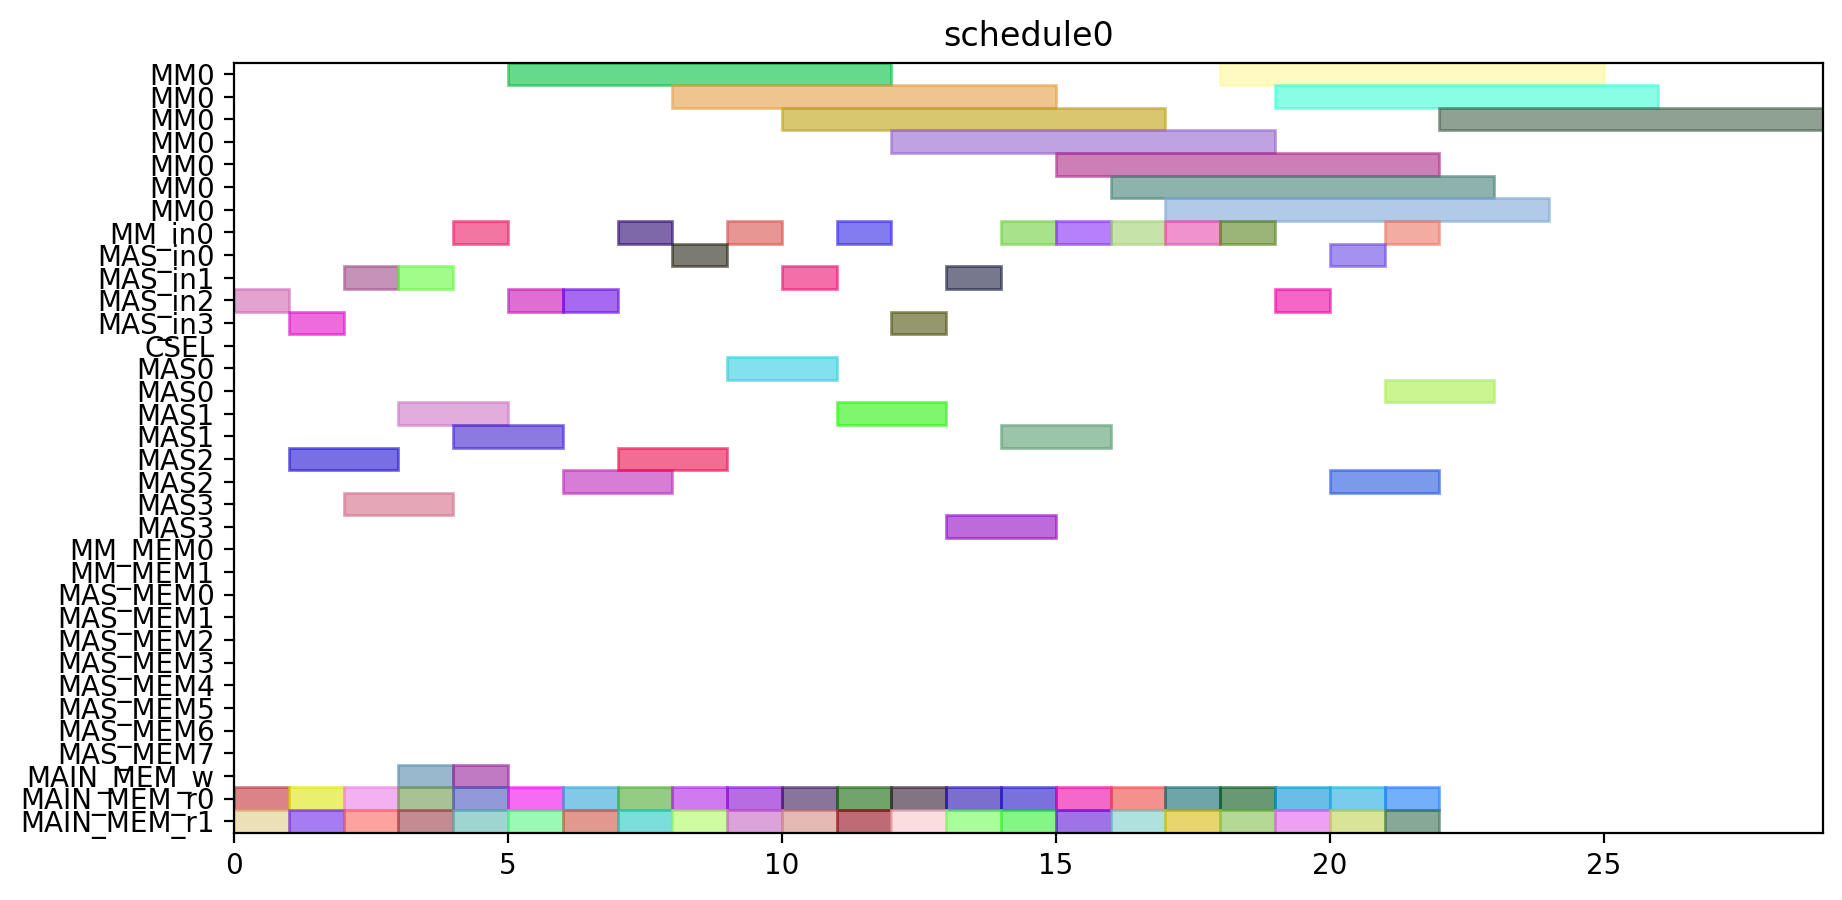

Source code (Python):
from pyschedule import Scenario, solvers, plotters, alt


def solve():
	horizon = 120
	S = Scenario("schedule0", horizon=horizon)

	# resource
	MM = S.Resources('MM', num=1, size=7)
	MM_in = S.Resources('MM_in', num=1)
	MAS_in = S.Resources('MAS_in', num=4)
	CSEL = S.Resource('CSEL')
	MAS = S.Resources('MAS', num=4, size=2, periods=range(1, horizon))
	MM_MEM = S.Resources('MM_MEM', num=2)
	MAS_MEM = S.Resources('MAS_MEM', num=8)
	MAIN_MEM_w = S.Resource('MAIN_MEM_w', size=1)
	MAIN_MEM_r = S.Resources('MAIN_MEM_r', num=2)

	# result of previous scheduling

	# new tasks
	c10_t0 = S.Task('c10_t0', length=7, delay_cost=1)
	c10_t0 += alt(MM)
	c10_t0_in = S.Task('c10_t0_in', length=1, delay_cost=1)
	c10_t0_in += alt(MM_in)
	S += c10_t0_in*MM_in[0]<=c10_t0*MM[0]
	c10_t0_mem0 = S.Task('c10_t0_mem0', length=1, delay_cost=1)
	c10_t0_mem0 += MAIN_MEM_r[0]
	S += c10_t0_mem0 <= c10_t0

	c10_t0_mem1 = S.Task('c10_t0_mem1', length=1, delay_cost=1)
	c10_t0_mem1 += MAIN_MEM_r[1]
	S += c10_t0_mem1 <= c10_t0

	c10_t1 = S.Task('c10_t1', length=7, delay_cost=1)
	c10_t1 += alt(MM)
	c10_t1_in = S.Task('c10_t1_in', length=1, delay_cost=1)
	c10_t1_in += alt(MM_in)
	S += c10_t1_in*MM_in[0]<=c10_t1*MM[0]
	c10_t1_mem0 = S.Task('c10_t1_mem0', length=1, delay_cost=1)
	c10_t1_mem0 += MAIN_MEM_r[0]
	S += c10_t1_mem0 <= c10_t1

	c10_t1_mem1 = S.Task('c10_t1_mem1', length=1, delay_cost=1)
	c10_t1_mem1 += MAIN_MEM_r[1]
	S += c10_t1_mem1 <= c10_t1

	c10_t2 = S.Task('c10_t2', length=2, delay_cost=1)
	c10_t2 += alt(MAS)
	c10_t2_in = S.Task('c10_t2_in', length=1, delay_cost=1)
	c10_t2_in += alt(MAS_in)
	S += c10_t2_in*MAS_in[0]<=c10_t2*MAS[0]

	S += c10_t2_in*MAS_in[1]<=c10_t2*MAS[1]

	S += c10_t2_in*MAS_in[2]<=c10_t2*MAS[2]

	S += c10_t2_in*MAS_in[3]<=c10_t2*MAS[3]

	c10_t2_mem0 = S.Task('c10_t2_mem0', length=1, delay_cost=1)
	c10_t2_mem0 += MAIN_MEM_r[0]
	S += c10_t2_mem0 <= c10_t2

	c10_t2_mem1 = S.Task('c10_t2_mem1', length=1, delay_cost=1)
	c10_t2_mem1 += MAIN_MEM_r[1]
	S += c10_t2_mem1 <= c10_t2

	c10_t3 = S.Task('c10_t3', length=2, delay_cost=1)
	c10_t3 += alt(MAS)
	c10_t3_in = S.Task('c10_t3_in', length=1, delay_cost=1)
	c10_t3_in += alt(MAS_in)
	S += c10_t3_in*MAS_in[0]<=c10_t3*MAS[0]

	S += c10_t3_in*MAS_in[1]<=c10_t3*MAS[1]

	S += c10_t3_in*MAS_in[2]<=c10_t3*MAS[2]

	S += c10_t3_in*MAS_in[3]<=c10_t3*MAS[3]

	c10_t3_mem0 = S.Task('c10_t3_mem0', length=1, delay_cost=1)
	c10_t3_mem0 += MAIN_MEM_r[0]
	S += c10_t3_mem0 <= c10_t3

	c10_t3_mem1 = S.Task('c10_t3_mem1', length=1, delay_cost=1)
	c10_t3_mem1 += MAIN_MEM_r[1]
	S += c10_t3_mem1 <= c10_t3

	c20_t0 = S.Task('c20_t0', length=7, delay_cost=1)
	c20_t0 += alt(MM)
	c20_t0_in = S.Task('c20_t0_in', length=1, delay_cost=1)
	c20_t0_in += alt(MM_in)
	S += c20_t0_in*MM_in[0]<=c20_t0*MM[0]
	c20_t0_mem0 = S.Task('c20_t0_mem0', length=1, delay_cost=1)
	c20_t0_mem0 += MAIN_MEM_r[0]
	S += c20_t0_mem0 <= c20_t0

	c20_t0_mem1 = S.Task('c20_t0_mem1', length=1, delay_cost=1)
	c20_t0_mem1 += MAIN_MEM_r[1]
	S += c20_t0_mem1 <= c20_t0

	c20_t1 = S.Task('c20_t1', length=7, delay_cost=1)
	c20_t1 += alt(MM)
	c20_t1_in = S.Task('c20_t1_in', length=1, delay_cost=1)
	c20_t1_in += alt(MM_in)
	S += c20_t1_in*MM_in[0]<=c20_t1*MM[0]
	c20_t1_mem0 = S.Task('c20_t1_mem0', length=1, delay_cost=1)
	c20_t1_mem0 += MAIN_MEM_r[0]
	S += c20_t1_mem0 <= c20_t1

	c20_t1_mem1 = S.Task('c20_t1_mem1', length=1, delay_cost=1)
	c20_t1_mem1 += MAIN_MEM_r[1]
	S += c20_t1_mem1 <= c20_t1

	c20_t2 = S.Task('c20_t2', length=2, delay_cost=1)
	c20_t2 += alt(MAS)
	c20_t2_in = S.Task('c20_t2_in', length=1, delay_cost=1)
	c20_t2_in += alt(MAS_in)
	S += c20_t2_in*MAS_in[0]<=c20_t2*MAS[0]

	S += c20_t2_in*MAS_in[1]<=c20_t2*MAS[1]

	S += c20_t2_in*MAS_in[2]<=c20_t2*MAS[2]

	S += c20_t2_in*MAS_in[3]<=c20_t2*MAS[3]

	c20_t2_mem0 = S.Task('c20_t2_mem0', length=1, delay_cost=1)
	c20_t2_mem0 += MAIN_MEM_r[0]
	S += c20_t2_mem0 <= c20_t2

	c20_t2_mem1 = S.Task('c20_t2_mem1', length=1, delay_cost=1)
	c20_t2_mem1 += MAIN_MEM_r[1]
	S += c20_t2_mem1 <= c20_t2

	c20_t3 = S.Task('c20_t3', length=2, delay_cost=1)
	c20_t3 += alt(MAS)
	c20_t3_in = S.Task('c20_t3_in', length=1, delay_cost=1)
	c20_t3_in += alt(MAS_in)
	S += c20_t3_in*MAS_in[0]<=c20_t3*MAS[0]

	S += c20_t3_in*MAS_in[1]<=c20_t3*MAS[1]

	S += c20_t3_in*MAS_in[2]<=c20_t3*MAS[2]

	S += c20_t3_in*MAS_in[3]<=c20_t3*MAS[3]

	c20_t3_mem0 = S.Task('c20_t3_mem0', length=1, delay_cost=1)
	c20_t3_mem0 += MAIN_MEM_r[0]
	S += c20_t3_mem0 <= c20_t3

	c20_t3_mem1 = S.Task('c20_t3_mem1', length=1, delay_cost=1)
	c20_t3_mem1 += MAIN_MEM_r[1]
	S += c20_t3_mem1 <= c20_t3

	c01_t0 = S.Task('c01_t0', length=7, delay_cost=1)
	c01_t0 += alt(MM)
	c01_t0_in = S.Task('c01_t0_in', length=1, delay_cost=1)
	c01_t0_in += alt(MM_in)
	S += c01_t0_in*MM_in[0]<=c01_t0*MM[0]
	c01_t0_mem0 = S.Task('c01_t0_mem0', length=1, delay_cost=1)
	c01_t0_mem0 += MAIN_MEM_r[0]
	S += c01_t0_mem0 <= c01_t0

	c01_t0_mem1 = S.Task('c01_t0_mem1', length=1, delay_cost=1)
	c01_t0_mem1 += MAIN_MEM_r[1]
	S += c01_t0_mem1 <= c01_t0

	c01_t1 = S.Task('c01_t1', length=7, delay_cost=1)
	c01_t1 += alt(MM)
	c01_t1_in = S.Task('c01_t1_in', length=1, delay_cost=1)
	c01_t1_in += alt(MM_in)
	S += c01_t1_in*MM_in[0]<=c01_t1*MM[0]
	c01_t1_mem0 = S.Task('c01_t1_mem0', length=1, delay_cost=1)
	c01_t1_mem0 += MAIN_MEM_r[0]
	S += c01_t1_mem0 <= c01_t1

	c01_t1_mem1 = S.Task('c01_t1_mem1', length=1, delay_cost=1)
	c01_t1_mem1 += MAIN_MEM_r[1]
	S += c01_t1_mem1 <= c01_t1

	c01_t2 = S.Task('c01_t2', length=2, delay_cost=1)
	c01_t2 += alt(MAS)
	c01_t2_in = S.Task('c01_t2_in', length=1, delay_cost=1)
	c01_t2_in += alt(MAS_in)
	S += c01_t2_in*MAS_in[0]<=c01_t2*MAS[0]

	S += c01_t2_in*MAS_in[1]<=c01_t2*MAS[1]

	S += c01_t2_in*MAS_in[2]<=c01_t2*MAS[2]

	S += c01_t2_in*MAS_in[3]<=c01_t2*MAS[3]

	c01_t2_mem0 = S.Task('c01_t2_mem0', length=1, delay_cost=1)
	c01_t2_mem0 += MAIN_MEM_r[0]
	S += c01_t2_mem0 <= c01_t2

	c01_t2_mem1 = S.Task('c01_t2_mem1', length=1, delay_cost=1)
	c01_t2_mem1 += MAIN_MEM_r[1]
	S += c01_t2_mem1 <= c01_t2

	c01_t3 = S.Task('c01_t3', length=2, delay_cost=1)
	c01_t3 += alt(MAS)
	c01_t3_in = S.Task('c01_t3_in', length=1, delay_cost=1)
	c01_t3_in += alt(MAS_in)
	S += c01_t3_in*MAS_in[0]<=c01_t3*MAS[0]

	S += c01_t3_in*MAS_in[1]<=c01_t3*MAS[1]

	S += c01_t3_in*MAS_in[2]<=c01_t3*MAS[2]

	S += c01_t3_in*MAS_in[3]<=c01_t3*MAS[3]

	c01_t3_mem0 = S.Task('c01_t3_mem0', length=1, delay_cost=1)
	c01_t3_mem0 += MAIN_MEM_r[0]
	S += c01_t3_mem0 <= c01_t3

	c01_t3_mem1 = S.Task('c01_t3_mem1', length=1, delay_cost=1)
	c01_t3_mem1 += MAIN_MEM_r[1]
	S += c01_t3_mem1 <= c01_t3

	c11_t0 = S.Task('c11_t0', length=7, delay_cost=1)
	c11_t0 += alt(MM)
	c11_t0_in = S.Task('c11_t0_in', length=1, delay_cost=1)
	c11_t0_in += alt(MM_in)
	S += c11_t0_in*MM_in[0]<=c11_t0*MM[0]
	c11_t0_mem0 = S.Task('c11_t0_mem0', length=1, delay_cost=1)
	c11_t0_mem0 += MAIN_MEM_r[0]
	S += c11_t0_mem0 <= c11_t0

	c11_t0_mem1 = S.Task('c11_t0_mem1', length=1, delay_cost=1)
	c11_t0_mem1 += MAIN_MEM_r[1]
	S += c11_t0_mem1 <= c11_t0

	c11_t1 = S.Task('c11_t1', length=7, delay_cost=1)
	c11_t1 += alt(MM)
	c11_t1_in = S.Task('c11_t1_in', length=1, delay_cost=1)
	c11_t1_in += alt(MM_in)
	S += c11_t1_in*MM_in[0]<=c11_t1*MM[0]
	c11_t1_mem0 = S.Task('c11_t1_mem0', length=1, delay_cost=1)
	c11_t1_mem0 += MAIN_MEM_r[0]
	S += c11_t1_mem0 <= c11_t1

	c11_t1_mem1 = S.Task('c11_t1_mem1', length=1, delay_cost=1)
	c11_t1_mem1 += MAIN_MEM_r[1]
	S += c11_t1_mem1 <= c11_t1

	c11_t2 = S.Task('c11_t2', length=2, delay_cost=1)
	c11_t2 += alt(MAS)
	c11_t2_in = S.Task('c11_t2_in', length=1, delay_cost=1)
	c11_t2_in += alt(MAS_in)
	S += c11_t2_in*MAS_in[0]<=c11_t2*MAS[0]

	S += c11_t2_in*MAS_in[1]<=c11_t2*MAS[1]

	S += c11_t2_in*MAS_in[2]<=c11_t2*MAS[2]

	S += c11_t2_in*MAS_in[3]<=c11_t2*MAS[3]

	c11_t2_mem0 = S.Task('c11_t2_mem0', length=1, delay_cost=1)
	c11_t2_mem0 += MAIN_MEM_r[0]
	S += c11_t2_mem0 <= c11_t2

	c11_t2_mem1 = S.Task('c11_t2_mem1', length=1, delay_cost=1)
	c11_t2_mem1 += MAIN_MEM_r[1]
	S += c11_t2_mem1 <= c11_t2

	c11_t3 = S.Task('c11_t3', length=2, delay_cost=1)
	c11_t3 += alt(MAS)
	c11_t3_in = S.Task('c11_t3_in', length=1, delay_cost=1)
	c11_t3_in += alt(MAS_in)
	S += c11_t3_in*MAS_in[0]<=c11_t3*MAS[0]

	S += c11_t3_in*MAS_in[1]<=c11_t3*MAS[1]

	S += c11_t3_in*MAS_in[2]<=c11_t3*MAS[2]

	S += c11_t3_in*MAS_in[3]<=c11_t3*MAS[3]

	c11_t3_mem0 = S.Task('c11_t3_mem0', length=1, delay_cost=1)
	c11_t3_mem0 += MAIN_MEM_r[0]
	S += c11_t3_mem0 <= c11_t3

	c11_t3_mem1 = S.Task('c11_t3_mem1', length=1, delay_cost=1)
	c11_t3_mem1 += MAIN_MEM_r[1]
	S += c11_t3_mem1 <= c11_t3

	c21_t0 = S.Task('c21_t0', length=7, delay_cost=1)
	c21_t0 += alt(MM)
	c21_t0_in = S.Task('c21_t0_in', length=1, delay_cost=1)
	c21_t0_in += alt(MM_in)
	S += c21_t0_in*MM_in[0]<=c21_t0*MM[0]
	c21_t0_mem0 = S.Task('c21_t0_mem0', length=1, delay_cost=1)
	c21_t0_mem0 += MAIN_MEM_r[0]
	S += c21_t0_mem0 <= c21_t0

	c21_t0_mem1 = S.Task('c21_t0_mem1', length=1, delay_cost=1)
	c21_t0_mem1 += MAIN_MEM_r[1]
	S += c21_t0_mem1 <= c21_t0

	c21_t1 = S.Task('c21_t1', length=7, delay_cost=1)
	c21_t1 += alt(MM)
	c21_t1_in = S.Task('c21_t1_in', length=1, delay_cost=1)
	c21_t1_in += alt(MM_in)
	S += c21_t1_in*MM_in[0]<=c21_t1*MM[0]
	c21_t1_mem0 = S.Task('c21_t1_mem0', length=1, delay_cost=1)
	c21_t1_mem0 += MAIN_MEM_r[0]
	S += c21_t1_mem0 <= c21_t1

	c21_t1_mem1 = S.Task('c21_t1_mem1', length=1, delay_cost=1)
	c21_t1_mem1 += MAIN_MEM_r[1]
	S += c21_t1_mem1 <= c21_t1

	c21_t2 = S.Task('c21_t2', length=2, delay_cost=1)
	c21_t2 += alt(MAS)
	c21_t2_in = S.Task('c21_t2_in', length=1, delay_cost=1)
	c21_t2_in += alt(MAS_in)
	S += c21_t2_in*MAS_in[0]<=c21_t2*MAS[0]

	S += c21_t2_in*MAS_in[1]<=c21_t2*MAS[1]

	S += c21_t2_in*MAS_in[2]<=c21_t2*MAS[2]

	S += c21_t2_in*MAS_in[3]<=c21_t2*MAS[3]

	c21_t2_mem0 = S.Task('c21_t2_mem0', length=1, delay_cost=1)
	c21_t2_mem0 += MAIN_MEM_r[0]
	S += c21_t2_mem0 <= c21_t2

	c21_t2_mem1 = S.Task('c21_t2_mem1', length=1, delay_cost=1)
	c21_t2_mem1 += MAIN_MEM_r[1]
	S += c21_t2_mem1 <= c21_t2

	c21_t3 = S.Task('c21_t3', length=2, delay_cost=1)
	c21_t3 += alt(MAS)
	c21_t3_in = S.Task('c21_t3_in', length=1, delay_cost=1)
	c21_t3_in += alt(MAS_in)
	S += c21_t3_in*MAS_in[0]<=c21_t3*MAS[0]

	S += c21_t3_in*MAS_in[1]<=c21_t3*MAS[1]

	S += c21_t3_in*MAS_in[2]<=c21_t3*MAS[2]

	S += c21_t3_in*MAS_in[3]<=c21_t3*MAS[3]

	c21_t3_mem0 = S.Task('c21_t3_mem0', length=1, delay_cost=1)
	c21_t3_mem0 += MAIN_MEM_r[0]
	S += c21_t3_mem0 <= c21_t3

	c21_t3_mem1 = S.Task('c21_t3_mem1', length=1, delay_cost=1)
	c21_t3_mem1 += MAIN_MEM_r[1]
	S += c21_t3_mem1 <= c21_t3

	c000 = S.Task('c000', length=2, delay_cost=1)
	c000 += alt(MAS)
	c000_in = S.Task('c000_in', length=1, delay_cost=1)
	c000_in += alt(MAS_in)
	S += c000_in*MAS_in[0]<=c000*MAS[0]

	S += c000_in*MAS_in[1]<=c000*MAS[1]

	S += c000_in*MAS_in[2]<=c000*MAS[2]

	S += c000_in*MAS_in[3]<=c000*MAS[3]

	S += 0<c000

	c000_w = S.Task('c000_w', length=1, delay_cost=1)
	c000_w += alt(MAIN_MEM_w)
	S += c000 <= c000_w

	c000_mem0 = S.Task('c000_mem0', length=1, delay_cost=1)
	c000_mem0 += MAIN_MEM_r[0]
	S += c000_mem0 <= c000

	c000_mem1 = S.Task('c000_mem1', length=1, delay_cost=1)
	c000_mem1 += MAIN_MEM_r[1]
	S += c000_mem1 <= c000

	c001 = S.Task('c001', length=2, delay_cost=1)
	c001 += alt(MAS)
	c001_in = S.Task('c001_in', length=1, delay_cost=1)
	c001_in += alt(MAS_in)
	S += c001_in*MAS_in[0]<=c001*MAS[0]

	S += c001_in*MAS_in[1]<=c001*MAS[1]

	S += c001_in*MAS_in[2]<=c001*MAS[2]

	S += c001_in*MAS_in[3]<=c001*MAS[3]

	S += 0<c001

	c001_w = S.Task('c001_w', length=1, delay_cost=1)
	c001_w += alt(MAIN_MEM_w)
	S += c001 <= c001_w

	c001_mem0 = S.Task('c001_mem0', length=1, delay_cost=1)
	c001_mem0 += MAIN_MEM_r[0]
	S += c001_mem0 <= c001

	c001_mem1 = S.Task('c001_mem1', length=1, delay_cost=1)
	c001_mem1 += MAIN_MEM_r[1]
	S += c001_mem1 <= c001

	solvers.mip.solve(S,msg=1,kind='CPLEX',ratio_gap=1.01)

	solution = [['hoge']*len(S.solution()[1]) for i in range(len(S.solution()))]
	for i in range(len(S.solution())):
		for j in range(len(S.solution()[i])):
			solution[i][j]=str(S.solution()[i][j])
	print(solution)

	cycles = int(solution[-1][3])

	pic_file_name = "/home/mfukuda/ABE/multiRAM_multiMAS_16mux/scheduling_result/stage7MM1_stage2MAS4/FROB/schedule0.png"
	if(S.solution() != []):
		plotters.matplotlib.plot(S,img_filename=pic_file_name, show_task_labels=False, fig_size=(cycles*0.25+3, 5))

	return solution
